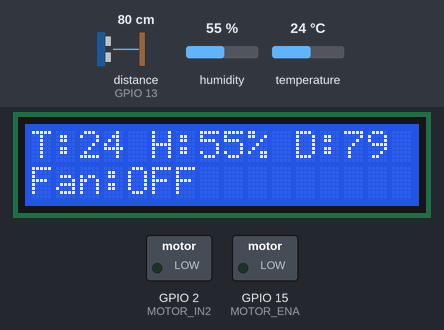
Bench run of a sketch on a simulated ESP32. Shown: 16×2 character LCD, switched loads named in the sketch (green lamp = pin HIGH). The inputs (shaded band) are chosen by the test bench; at power-on: distance to the obstacle (sensor on GPIO 13) 80 cm, humidity 55 %, temperature 24 °C. The echo pulse lasts 58.3 µs per cm; WiFi joins after 1.5 s; servers stay silent unless stated; uploads are accepted with an empty reply; pins used as bus, display or sensor lines are not drawn; what the sketch prints to the serial monitor is not drawn.

Above: at 10.6 s.
10.7 s: distance to the obstacle (sensor on GPIO 13) set to 2 cm
At 20.7 s:
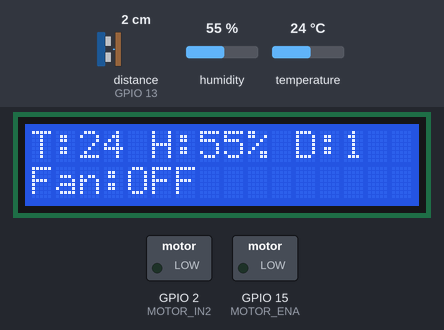
23.3 s: humidity set to 22 %
At 30.8 s:
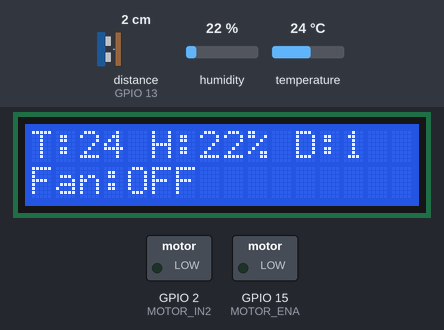
35.9 s: temperature set to 12 °C
At 40.8 s:
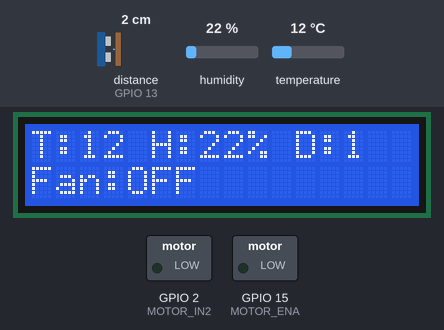
48.5 s: distance to the obstacle (sensor on GPIO 13) set to 4 cm
At 50.8 s:
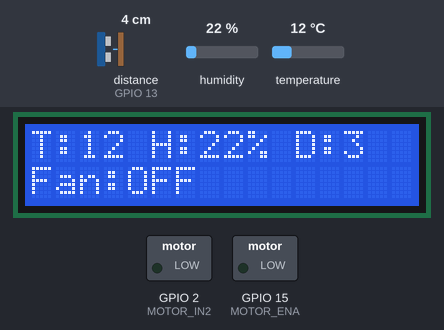
61.1 s: humidity set to 40 %
At 70.8 s:
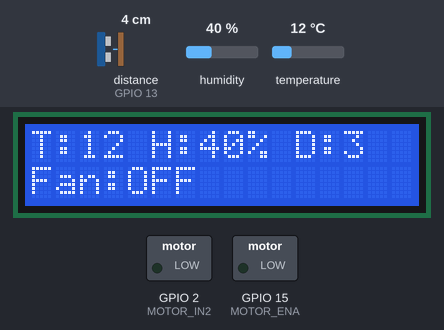
73.7 s: distance to the obstacle (sensor on GPIO 13) set to 9 cm
At 80.9 s:
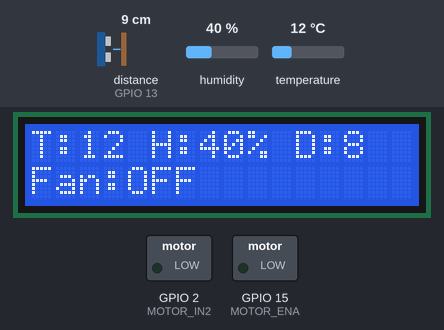
Timing chart, 0 to 82.4 s (numbered marks = the images above; inputs shaded):
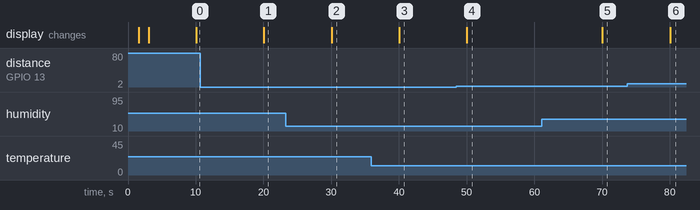

The sketch:

fancontrol.ino
```cpp
#include <WiFi.h>
#include <WiFiClientSecure.h>
#include <HTTPClient.h>
#include <ArduinoJson.h>
#include <DHT.h>
#include <LiquidCrystal_I2C.h>
#include <Wire.h>
#if __has_include(<esp_arduino_version.h>)
#include <esp_arduino_version.h>
#endif

// ═══════════════════════════════════════════════════
// CONFIGURATION
// ═══════════════════════════════════════════════════
const char *WIFI_SSID = "PARAGONIU-2.4G";
const char *WIFI_PASSWORD = "023996111";
const char *SERVER_URL = "https://www.fanmonitoringiot.systems";
const char *DEVICE_ID = "ESP32-FAN-002";

// ═══════════════════════════════════════════════════
// HARDWARE PINS
// ═══════════════════════════════════════════════════
#define DHT_PIN 4
#define DHT_TYPE DHT11
#define MOTOR_ENA 15
#define MOTOR_IN2 2

// SONIC SENSOR PINS (HC-SR04)
#define TRIG_PIN 12
#define ECHO_PIN 13

// I2C pins for LCD
#define I2C_SDA 21
#define I2C_SCL 22
#define LCD_ADDRESS 0x27
#define LCD_COLUMNS 16
#define LCD_ROWS 2

// PWM configuration
#define PWM_FREQ 25000
#define PWM_RESOLUTION 8
#define PWM_CHANNEL 0

// HC-SR04 timeout: ~5 meters max range
#define SONAR_TIMEOUT_US 30000

// ═══════════════════════════════════════════════════
// TIMING
// ═══════════════════════════════════════════════════
#define POLL_INTERVAL 3000
#define SENSOR_INTERVAL 10000

// ═══════════════════════════════════════════════════
// GLOBALS
// ═══════════════════════════════════════════════════
DHT dht(DHT_PIN, DHT_TYPE);
LiquidCrystal_I2C lcd(LCD_ADDRESS, LCD_COLUMNS, LCD_ROWS);

bool fanState = false;
int fanSpeed = 255;
float lastTemperature = 0;
float lastHumidity = 0;
long lastDistance = 0;

unsigned long lastPollTime = 0;
unsigned long lastSensorTime = 0;

void setupPwm()
{
#if defined(ESP_ARDUINO_VERSION_MAJOR) && ESP_ARDUINO_VERSION_MAJOR >= 3
    ledcAttach(MOTOR_ENA, PWM_FREQ, PWM_RESOLUTION);
    ledcWrite(MOTOR_ENA, 0);
#else
    ledcSetup(PWM_CHANNEL, PWM_FREQ, PWM_RESOLUTION);
    ledcAttachPin(MOTOR_ENA, PWM_CHANNEL);
    ledcWrite(PWM_CHANNEL, 0);
#endif
}

void writePwmDuty(uint8_t duty)
{
#if defined(ESP_ARDUINO_VERSION_MAJOR) && ESP_ARDUINO_VERSION_MAJOR >= 3
    ledcWrite(MOTOR_ENA, duty);
#else
    ledcWrite(PWM_CHANNEL, duty);
#endif
}

// ═══════════════════════════════════════════════════
// SETUP
// ═══════════════════════════════════════════════════
void setup()
{
    Serial.begin(115200);
    Serial.println("\n=== Smart Fan Control System ===");

    // Sonic Sensor setup
    pinMode(TRIG_PIN, OUTPUT);
    pinMode(ECHO_PIN, INPUT);

    Wire.begin(I2C_SDA, I2C_SCL);
    lcd.init();
    lcd.backlight();
    lcd.setCursor(0, 0);
    lcd.print("System Starting");

    pinMode(MOTOR_IN2, OUTPUT);
    digitalWrite(MOTOR_IN2, LOW);

    setupPwm();

    dht.begin();
    connectWiFi();

    lcd.clear();
    lcd.setCursor(0, 0);
    lcd.print("System Ready");
    delay(1500);
    lcd.clear();
}

// ═══════════════════════════════════════════════════
// MAIN LOOP
// ═══════════════════════════════════════════════════
void loop()
{
    unsigned long now = millis();

    if (WiFi.status() != WL_CONNECTED)
    {
        connectWiFi();
    }

    if (now - lastPollTime >= POLL_INTERVAL)
    {
        lastPollTime = now;
        pollFanStatus();
    }

    if (now - lastSensorTime >= SENSOR_INTERVAL)
    {
        lastSensorTime = now;
        sendSensorData();
    }
}

long readDistance()
{
    digitalWrite(TRIG_PIN, LOW);
    delayMicroseconds(2);
    digitalWrite(TRIG_PIN, HIGH);
    delayMicroseconds(10);
    digitalWrite(TRIG_PIN, LOW);
    long duration = pulseIn(ECHO_PIN, HIGH, SONAR_TIMEOUT_US);
    if (duration == 0)
    {
        return 0;
    }
    return duration * 0.034 / 2; // Distance in cm
}

void connectWiFi()
{
    if (WiFi.status() == WL_CONNECTED)
    {
        return;
    }

    WiFi.mode(WIFI_STA);
    WiFi.begin(WIFI_SSID, WIFI_PASSWORD);
    int attempts = 0;
    while (WiFi.status() != WL_CONNECTED && attempts < 20)
    {
        delay(500);
        attempts++;
    }
}

void pollFanStatus()
{
    if (WiFi.status() != WL_CONNECTED)
    {
        return;
    }

    HTTPClient http;
    WiFiClientSecure client;
    client.setInsecure();

    String url = String(SERVER_URL) + "/api/fan/status";
    if (!http.begin(client, url))
    {
        return;
    }

    int httpCode = http.GET();
    if (httpCode == HTTP_CODE_OK)
    {
        String payload = http.getString();
        DynamicJsonDocument doc(256);
        DeserializationError err = deserializeJson(doc, payload);
        if (err)
        {
            http.end();
            return;
        }

        const char *status = doc["status"] | "off";
        int speed = constrain((int)(doc["speed"] | 0), 0, 255);
        bool newState = strcmp(status, "on") == 0;

        if (newState != fanState)
        {
            fanState = newState;
            applyFanState();
        }

        if (speed != fanSpeed)
        {
            fanSpeed = speed;
            if (fanState)
            {
                applyFanSpeed();
            }
        }
    }
    http.end();
}

void sendSensorData()
{
    if (WiFi.status() != WL_CONNECTED)
    {
        return;
    }

    float temp = dht.readTemperature();
    float hum = dht.readHumidity();
    long dist = readDistance();

    if (isnan(temp) || isnan(hum))
    {
        lcd.setCursor(0, 0);
        lcd.print("Sensor Error   ");
        return;
    }

    lastTemperature = temp;
    lastHumidity = hum;
    lastDistance = dist;

    updateLCD(temp, hum, dist);

    DynamicJsonDocument doc(512);
    doc["device_identifier"] = DEVICE_ID;
    JsonArray readings = doc["readings"].to<JsonArray>();

    // Temp
    JsonObject t = readings.add<JsonObject>();
    t["sensor_type"] = "temperature";
    t["value"] = temp;
    t["unit"] = "C";

    // Hum
    JsonObject h = readings.add<JsonObject>();
    h["sensor_type"] = "humidity";
    h["value"] = hum;
    h["unit"] = "%";

    // Distance (Sonic)
    JsonObject d = readings.add<JsonObject>();
    d["sensor_type"] = "distance";
    d["value"] = dist;
    d["unit"] = "cm";

    String body;
    serializeJson(doc, body);

    HTTPClient http;
    WiFiClientSecure client;
    client.setInsecure();

    if (!http.begin(client, String(SERVER_URL) + "/api/sensor-data"))
    {
        return;
    }

    http.addHeader("Content-Type", "application/json");
    http.POST(body);
    http.end();
}

void updateLCD(float temp, float hum, long dist)
{
    lcd.setCursor(0, 0);
    lcd.print("T:");
    lcd.print((int)temp);
    lcd.print(" H:");
    lcd.print((int)hum);
    lcd.print("% D:");
    lcd.print(dist);
    lcd.print("  ");

    lcd.setCursor(0, 1);
    if (fanState)
    {
        lcd.print("Fan:ON  S:");
        lcd.print(map(fanSpeed, 0, 255, 0, 100));
        lcd.print("%   ");
    }
    else
    {
        lcd.print("Fan:OFF         ");
    }
}

void applyFanState()
{
    if (fanState)
    {
        digitalWrite(MOTOR_IN2, HIGH);
        applyFanSpeed();
    }
    else
    {
        digitalWrite(MOTOR_IN2, LOW);
        writePwmDuty(0);
    }
}

void applyFanSpeed()
{
    if (fanState)
    {
        fanSpeed = constrain(fanSpeed, 0, 255);
        writePwmDuty((uint8_t)fanSpeed);
    }
}
```

Measured:
- after the input at 10.7 s, the display: changes after 9.4 s (image 1)
- after the input at 23.3 s, the display: changes after 6.8 s (image 2)
- after the input at 35.9 s, the display: changes after 4.2 s (image 3)
- after the input at 48.5 s, the display: changes after 1.6 s (image 4)
- after the input at 61.1 s, the display: changes after 9.0 s (image 5)
- after the input at 73.7 s, the display: changes after 6.4 s (image 6)
